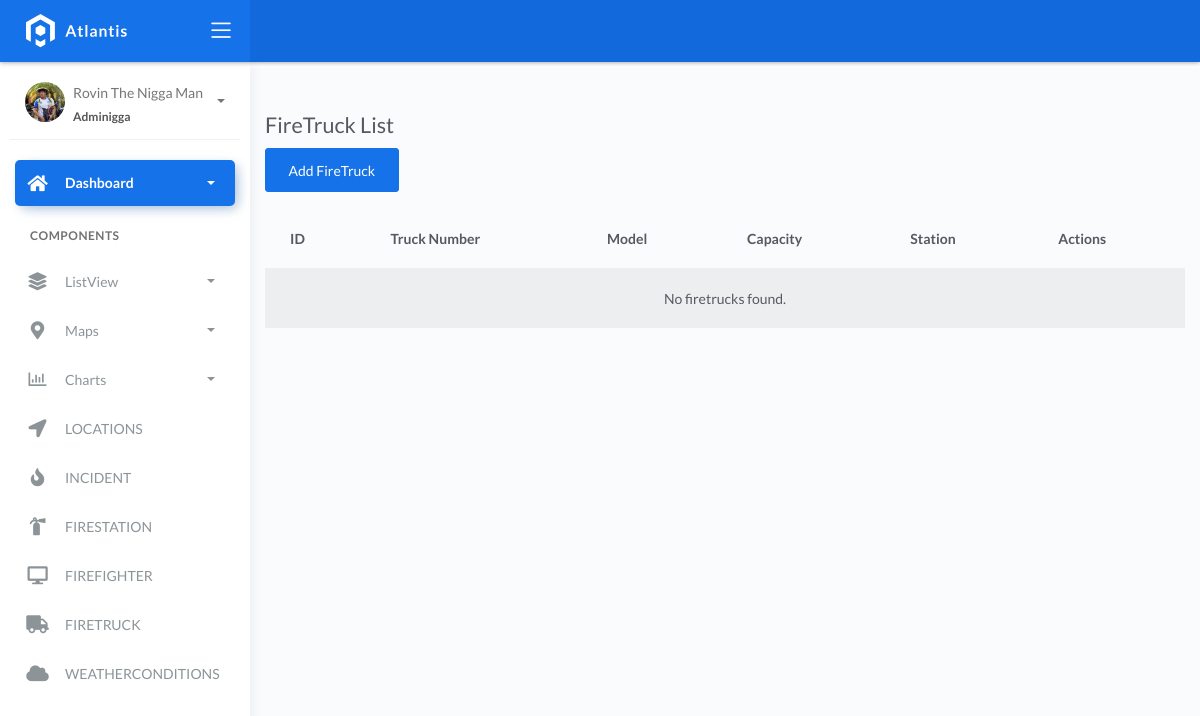
Page /firetrucks/ on the earlier database version.
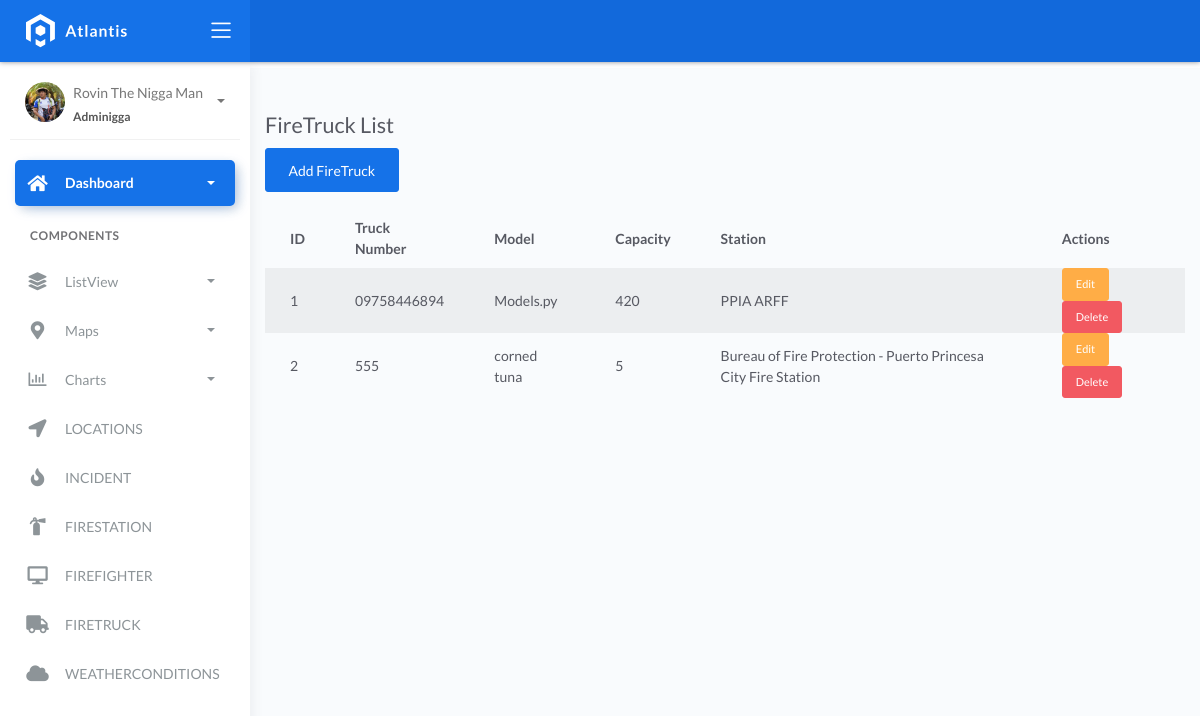
Same page on the later database version.
### fire/models.py (models this page shows, shortened)
class BaseModel(models.Model):
    created_at = models.DateTimeField(auto_now_add=True, db_index=True)
    updated_at = models.DateTimeField(auto_now=True)
    class Meta:
        abstract = True

class FireTruck(BaseModel):
    truck_number = models.CharField(max_length=150)
    model = models.CharField(max_length=150)
    capacity = models.CharField(max_length=150)  # water
    station = models.ForeignKey(FireStation, on_delete=models.CASCADE)

class FireStation(BaseModel):
    name = models.CharField(max_length=150)
    latitude = models.DecimalField(
        max_digits=22, decimal_places=16, null=True, blank=True)
    longitude = models.DecimalField(
        max_digits=22, decimal_places=16, null=True, blank=True)
    address = models.CharField(max_length=150)
    city = models.CharField(max_length=150)  # can be in separate table
    country = models.CharField(max_length=150)  # can be in separate table

### fire/views.py (the view)
# urls.py: path('firetrucks/', FireTruckListView.as_view(), name='firetruck-list'),
class FireTruckListView(ListView):
    model = FireTruck
    template_name = 'firetruck_list.html'
    context_object_name = 'firetrucks'

### templates/firetruck_list.html
{% extends 'base.html' %}
{% block content %}
<div class="container mt-5">
    <h2>FireTruck List</h2>
    <a href="{% url 'firetruck-add' %}" class="btn btn-primary mb-3">Add FireTruck</a>
    <table class="table table-striped">
        <thead>
            <tr>
                <th>ID</th>
                <th>Truck Number</th>
                <th>Model</th>
                <th>Capacity</th>
                <th>Station</th>
                <th>Actions</th>
            </tr>
        </thead>
        <tbody>
            {% for truck in firetrucks %}
            <tr>
                <td>{{ truck.id }}</td>
                <td>{{ truck.truck_number }}</td>
                <td>{{ truck.model }}</td>
                <td>{{ truck.capacity }}</td>
                <td>{{ truck.station.name }}</td>
                <td>
                    <a href="{% url 'firetruck-edit' truck.pk %}" class="btn btn-sm btn-warning">Edit</a>
                    <a href="{% url 'firetruck-delete' truck.pk %}" class="btn btn-sm btn-danger">Delete</a>
                </td>
            </tr>
            {% empty %}
            <tr><td colspan="6" class="text-center">No firetrucks found.</td></tr>
            {% endfor %}
        </tbody>
    </table>
</div>
{% endblock %}

### templates/base.html (shortened to what this page needs)
{% load static %}
<!DOCTYPE html>
<html lang="en">
  <head>
    <link rel="stylesheet" href="{% static 'css/bootstrap.min.css' %}" />
    <link rel="stylesheet" href="{% static 'css/atlantis.min.css' %}" />
    <link rel="stylesheet" href="{% static 'css/demo.css' %}" />
  </head>
  <body>
    <div class="wrapper">
      <div class="main-header">
        <div class="logo-header" data-background-color="blue">
          <a href="index.html" class="logo">
            <img src="{% static 'img/logo.svg' %}" alt="navbar brand" class="navbar-brand" />
          </a>
          <div class="nav-toggle">
            <button class="btn btn-toggle toggle-sidebar">
              <i class="icon-menu"></i>
            </button>
          </div>
        </div>
        <nav class="navbar navbar-header navbar-expand-lg" data-background-color="blue2">
        </nav>
      </div>
      <div class="sidebar sidebar-style-2">
        <div class="sidebar-wrapper scrollbar scrollbar-inner">
          <div class="sidebar-content">
            <div class="user">
              <div class="avatar-sm float-left mr-2">
                <img src="{% static 'img/boss.jpg' %}" alt="..." class="avatar-img rounded-circle" />
              </div>
              <div class="info">
                <a data-toggle="collapse" href="#collapseExample" aria-expanded="true">
                  <span>
                    Rovin The Nigga Man
                    <span class="user-level">Adminigga</span>
                    <span class="caret"></span>
                  </span>
                </a>
              </div>
            </div>
            <ul class="nav nav-primary">
              <li class="nav-item active">
                <a data-toggle="collapse" href="#dashboard" class="collapsed" aria-expanded="false">
                  <i class="fas fa-home"></i>
                  <p>Dashboard</p>
                  <span class="caret"></span>
                </a>
              </li>
              <li class="nav-section">
                <h4 class="text-section">Components</h4>
              </li>
              <li class="nav-item">
                <a data-toggle="collapse" href="#base">
                  <i class="fas fa-layer-group"></i>
                  <p>ListView</p>
                  <span class="caret"></span>
                </a>
              </li>
              <li class="nav-item">
                <a data-toggle="collapse" href="#maps">
                  <i class="fas fa-map-marker-alt"></i>
                  <p>Maps</p>
                  <span class="caret"></span>
                </a>
              </li>
              <li class="nav-item">
                <a data-toggle="collapse" href="#charts">
                  <i class="far fa-chart-bar"></i>
                  <p>Charts</p>
                  <span class="caret"></span>
                </a>
              </li>
              <li class="nav-item">
                <a href="{% url 'locations-list' %}">
                  <i class="fas fa-solid fa-location-arrow"></i>
                  <p>LOCATIONS</p>
                </a>
              </li>
              <li class="nav-item">
                <a href="{% url 'incident-list' %}">
                  <i class="fas fa-solid fa-fire"></i>
                  <p>INCIDENT</p>
                </a>
              </li>
              <li class="nav-item">
                <a href="{% url 'firestation-list' %}">
                  <i class="fas fa-solid fa-fire-extinguisher"></i>
                  <p>FIRESTATION</p>
                </a>
              </li>
              <li class="nav-item">
                <a href="{% url 'firefighter-list' %}">
                  <i class="fas fa-desktop"></i>
                  <p>FIREFIGHTER</p>
                </a>
              </li>
              <li class="nav-item">
                <a href="{% url 'firetruck-list' %}">
                  <i class="fas fa-solid fa-truck"></i>
                  <p>FIRETRUCK</p>
                </a>
              </li>
              <li class="nav-item">
                <a href="{% url 'weatherconditions-list' %}">
                  <i class="fas fa-solid fa-cloud"></i>
                  <p>WEATHERCONDITIONS</p>
                </a>
              </li>
            </ul>
          </div>
        </div>
      </div>
      <div class="main-panel">
        <div class="content">
          {% block content %}
          {% endblock %}
          </div>
        </div>
        <footer class="footer">
          <div class="container-fluid">
            <nav class="pull-left">
              <ul class="nav">
                <li class="nav-item">
                  <a class="nav-link" href="https://www.themekita.com"> ThemeKita </a>
                </li>
                <li class="nav-item">
                  <a class="nav-link" href="#"> Help </a>
                </li>
                <li class="nav-item">
                  <a class="nav-link" href="#"> Licenses </a>
                </li>
              </ul>
            </nav>
            <div class="copyright ml-auto">2018, made with  by <a href="https://www.themekita.com">ThemeKita</a></div>
          </div>
        </footer>
      </div>
  </body>
</html>

Differences in the rows shown:
added FireTruck: id "1", truck_number "09758446894", model "Models.py", capacity "420", station.name "PPIA ARFF"
added FireTruck: id "2", truck_number "555", model "corned tuna", capacity "5", station.name "Bureau of Fire Protection - Puerto Princesa City Fire Station"
Other differences:
text no longer shown: "No firetrucks found."
